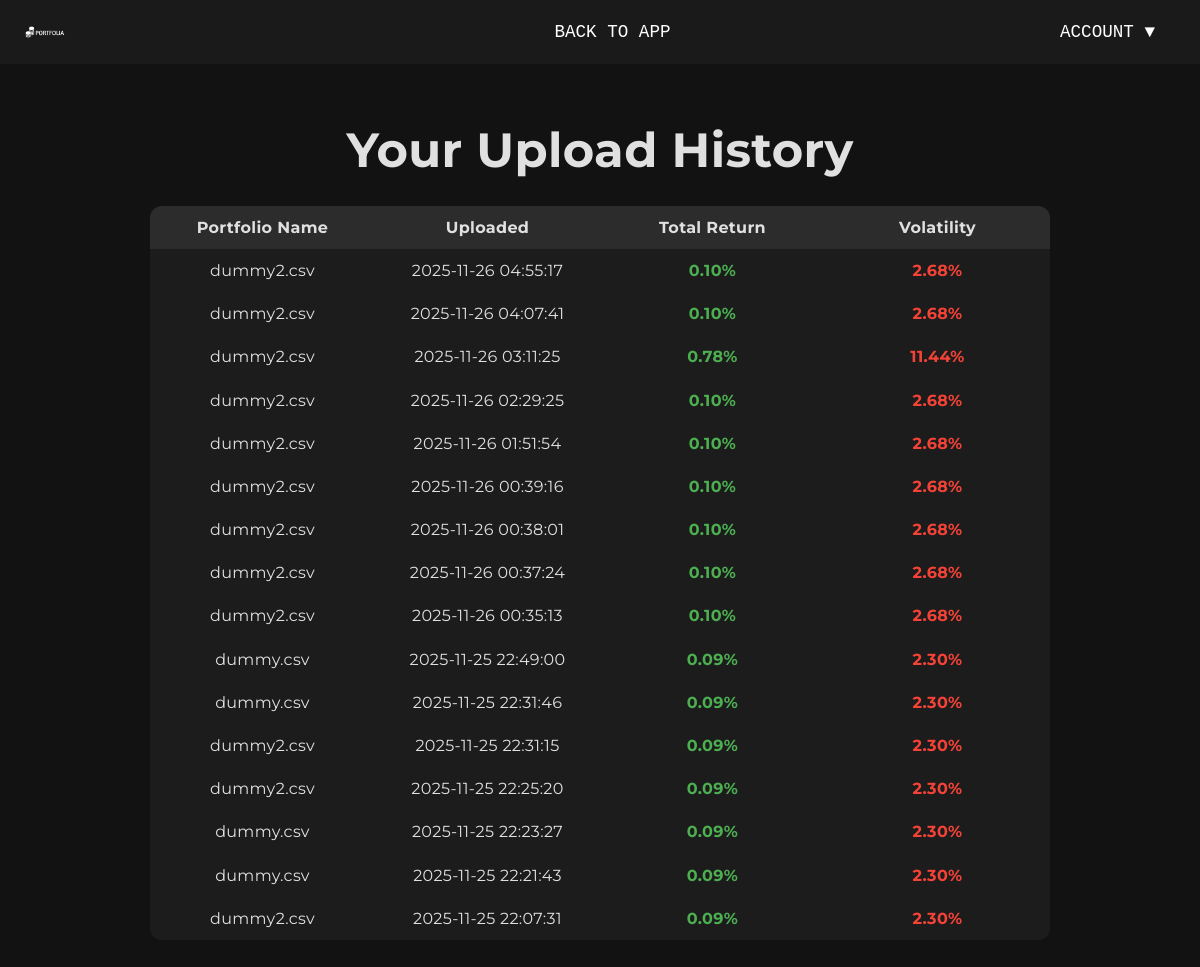
Screenshot of /history (signed in) with the database file from the repository.
### tables this page shows
CREATE TABLE history (
            id INTEGER PRIMARY KEY AUTOINCREMENT,
            user_id INTEGER,
            filename TEXT,
            total_return REAL,
            volatility REAL,
            upload_time TIMESTAMP DEFAULT CURRENT_TIMESTAMP,
            FOREIGN KEY(user_id) REFERENCES users(id)
        );

### web/app.py (the view)
@app.route('/history')
def history():
    if 'user_id' not in session:
        return redirect(url_for('login_page'))
    conn = sqlite3.connect(DB_PATH)
    c = conn.cursor()
    c.execute("""
        SELECT filename, total_return, volatility, upload_time
        FROM history
        WHERE user_id=?
        ORDER BY upload_time DESC
    """, (session['user_id'],))
    rows = c.fetchall()
    conn.close()
    return render_template("history.html", history=rows)

### web/templates/history.html (shortened to what this page needs)
<!DOCTYPE html>
<html lang="en">
<head>
    <link rel="stylesheet" href="{{ url_for('static', filename='style.css') }}">
</head>
<body>
    <nav class="top-nav">
        <img src="{{ url_for('static', filename='logo.png') }}" class="nav-logo" alt="Portfolia Logo">
        <div class="nav-center">
            <a href="/" style="color: white; text-decoration: none;"><button class="nav-btn">BACK TO APP</button></a>
        </div>
        <div class="account-menu">
            <button id="accountBtn" class="nav-btn">ACCOUNT ▼</button>
        </div>
    </nav>
    <div class="container">
        <h1>Your Upload History</h1>
        {% if history %}
        <table>
            <tr>
                <th>Portfolio Name</th>
                <th>Uploaded</th>
                <th>Total Return</th>
                <th>Volatility</th>
            </tr>
            {% for h in history %}
            <tr>
                <td>{{ h[0] }}</td>
                <td>{{ h[3] }}</td>
                <td class="{{ 'positive' if h[1] >= 0 else 'negative' }}">{{ "%.2f"|format(h[1]) }}%</td>
                <td class="{{ 'negative' if h[2] >= 0 else 'positive' }}">{{ "%.2f"|format(h[2]) }}%</td>
            </tr>
            {% endfor %}
        </table>
        {% else %}
        <p style="text-align: center; color: #888; margin-top: 40px;">No upload history yet. Start by uploading your first portfolio!</p>
        {% endif %}
    </div>
</body>
</html>

### web/static/style.css (style rules this page uses)
body { font-family: 'Montserrat', sans-serif; background-color: #121212; color: #e0e0e0; margin: 0; display: flex; flex-direction: column; min-height: 100vh; transition: background-color 0.5s ease; letter-spacing: 0.02em; line-height: 1.45; }
.container { max-width: 900px; width: 100%; margin: 0 auto; text-align: center; padding: 20px; transition: all 0.5s ease; }
h1 { font-size: 3rem; margin-bottom: 20px; }
.top-nav { display: flex; justify-content: space-between; background-color: #1a1a1a; padding: 10px 25px; font-size: 1.1rem; border-bottom: none; align-items: center; }
.nav-logo { width: 40px; height: auto; }
.nav-center { display: flex; gap: 30px; margin-left: 120px; }
.nav-btn { color: #fff; background: none; border: none; font-family: 'Roboto Mono', monospace; font-size: 1.1rem; margin: 0; padding: 12px 20px; cursor: pointer; transition: background-color 0.3s, color 0.3s, transform 0.2s; }
button { font-family: 'Roboto Mono', monospace; font-size: 1rem; cursor: pointer; outline: none; border: none; transition: all 0.3s ease; }
table { border-collapse: collapse; margin: 20px auto; width: 100%; table-layout: fixed; background-color: #1c1c1c; border-radius: 12px; overflow: hidden; transition: all 0.5s ease; }
th, td { border: none; padding: 10px; text-align: center; position: relative; }
th { background-color: #2c2c2c; }
tr:nth-child(even) td { background-color: #1c1c1c; }
.positive { color: #4caf50; font-weight: bold; }
.negative { color: #f44336; font-weight: bold; }
.account-menu { position: relative; }

### rows the page displays
history: filename "dummy2.csv", upload_time "2025-11-26 04:55:17", total_return "0.10", volatility "2.68"
history: filename "dummy2.csv", upload_time "2025-11-26 04:07:41", total_return "0.10", volatility "2.68"
history: filename "dummy2.csv", upload_time "2025-11-26 03:11:25", total_return "0.78", volatility "11.44"
history: filename "dummy2.csv", upload_time "2025-11-26 02:29:25", total_return "0.10", volatility "2.68"
history: filename "dummy2.csv", upload_time "2025-11-26 01:51:54", total_return "0.10", volatility "2.68"
history: filename "dummy2.csv", upload_time "2025-11-26 00:39:16", total_return "0.10", volatility "2.68"
history: filename "dummy2.csv", upload_time "2025-11-26 00:38:01", total_return "0.10", volatility "2.68"
history: filename "dummy2.csv", upload_time "2025-11-26 00:37:24", total_return "0.10", volatility "2.68"
history: filename "dummy2.csv", upload_time "2025-11-26 00:35:13", total_return "0.10", volatility "2.68"
history: filename "dummy.csv", upload_time "2025-11-25 22:49:00", total_return "0.09", volatility "2.30"
history: filename "dummy.csv", upload_time "2025-11-25 22:31:46", total_return "0.09", volatility "2.30"
history: filename "dummy2.csv", upload_time "2025-11-25 22:31:15", total_return "0.09", volatility "2.30"
history: filename "dummy2.csv", upload_time "2025-11-25 22:25:20", total_return "0.09", volatility "2.30"
history: filename "dummy.csv", upload_time "2025-11-25 22:23:27", total_return "0.09", volatility "2.30"
history: filename "dummy.csv", upload_time "2025-11-25 22:21:43", total_return "0.09", volatility "2.30"
history: filename "dummy2.csv", upload_time "2025-11-25 22:07:31", total_return "0.09", volatility "2.30"
